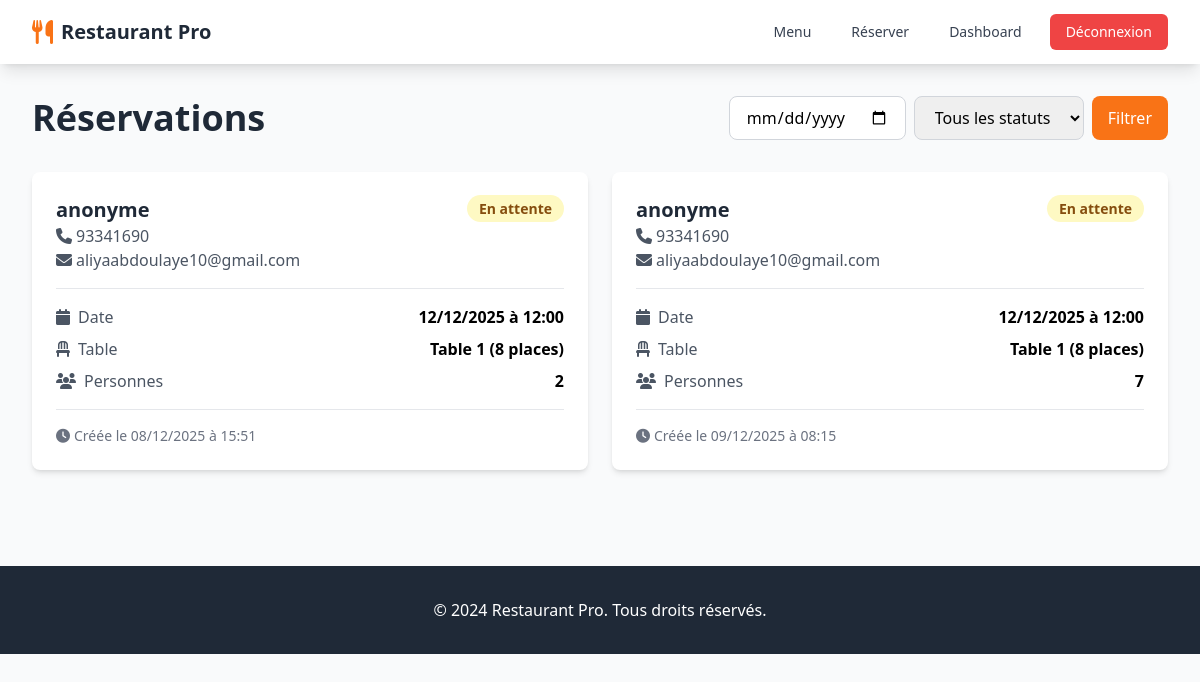
The app's page /reservations/ (signed in) with its own data.
### restaurant/models.py (models this page shows, shortened)
class Reservation(models.Model):
    STATUS_CHOICES = [
        ('EN_ATTENTE', 'En attente'),
        ('CONFIRMEE', 'Confirmee'),
        ('ANNULEE', 'Annulee'),
        ('TERMINEE', 'Terminee'),
    ]
    client_nom = models.CharField(max_length=200)
    client_telephone = models.CharField(max_length=20)
    client_email = models.EmailField(blank=True)
    table = models.ForeignKey(
        Table,
        on_delete=models.CASCADE,
        related_name='reservations'
    )
    nombre_personnes = models.IntegerField(
        validators=[MinValueValidator(1)]
    )
    date_reservation = models.DateTimeField()
    date_creation = models.DateTimeField(auto_now_add=True)
    statut = models.CharField(
        max_length=20,
        choices=STATUS_CHOICES,
        default='EN_ATTENTE'
    )
    notes = models.TextField(blank=True)
    class Meta:
        verbose_name = "Reservation"
        verbose_name_plural = "Reservations"
        ordering = ['-date_reservation']

class Table(models.Model):
    numero = models.IntegerField(unique=True)
    capacite = models.IntegerField(
        validators=[MinValueValidator(1)]
    )
    disponible = models.BooleanField(default=True)
    class Meta:
        verbose_name = "Table"
        verbose_name_plural = "Tables"
        ordering = ['numero']

### restaurant/views.py (the view)
@login_required
def liste_reservations(request):
    date_filter = request.GET.get('date')
    statut_filter = request.GET.get('statut')
    reservations = Reservation.objects.all()
    if date_filter:
        reservations = reservations.filter(
            date_reservation__date=date_filter
        )
    if statut_filter:
        reservations = reservations.filter(statut=statut_filter)
    context = {
        'reservations': reservations,
    }
    return render(
        request,
        'restaurant/liste_reservations.html',
        context
    )

### restaurant/templates/restaurant/liste_reservations.html (shortened to what this page needs)
{% extends 'restaurant/base.html' %}
{% block content %}
<div class="mb-8 flex justify-between items-center">
    <h1 class="text-4xl font-bold text-gray-800">Réservations</h1>
    <form method="get" class="flex gap-2">
        <input type="date" name="date" value="{{ request.GET.date }}"
               class="px-4 py-2 border border-gray-300 rounded-lg">
        <select name="statut" class="px-4 py-2 border border-gray-300 rounded-lg">
            <option value="">Tous les statuts</option>
        </select>
        <button type="submit" class="bg-orange-500 text-white px-4 py-2 rounded-lg hover:bg-orange-600">
            Filtrer
        </button>
    </form>
</div>
<div class="grid grid-cols-1 md:grid-cols-2 gap-6">
    {% for reservation in reservations %}
    <div class="bg-white rounded-lg shadow-md p-6 hover:shadow-xl transition-shadow">
        <div class="flex justify-between items-start mb-4">
            <div>
                <h3 class="text-xl font-bold text-gray-800">{{ reservation.client_nom }}</h3>
                <p class="text-gray-600">
                    <i class="fas fa-phone mr-1"></i>{{ reservation.client_telephone }}
                </p>
                {% if reservation.client_email %}
                <p class="text-gray-600">
                    <i class="fas fa-envelope mr-1"></i>{{ reservation.client_email }}
                </p>
                {% endif %}
            </div>
            <div>
                {% if reservation.statut == 'EN_ATTENTE' %}
                <span class="px-3 py-1 bg-yellow-100 text-yellow-800 rounded-full text-sm font-semibold">
                    En attente
                </span>
                {% elif reservation.statut == 'CONFIRMEE' %}
                <span class="px-3 py-1 bg-green-100 text-green-800 rounded-full text-sm font-semibold">
                    Confirmée
                </span>
                {% elif reservation.statut == 'ANNULEE' %}
                <span class="px-3 py-1 bg-red-100 text-red-800 rounded-full text-sm font-semibold">
                    Annulée
                </span>
                {% else %}
                <span class="px-3 py-1 bg-gray-100 text-gray-800 rounded-full text-sm font-semibold">
                    Terminée
                </span>
                {% endif %}
            </div>
        </div>
        <div class="border-t border-b py-4 my-4 space-y-2">
            <div class="flex justify-between">
                <span class="text-gray-600"><i class="fas fa-calendar mr-2"></i>Date</span>
                <span class="font-semibold">{{ reservation.date_reservation|date:"d/m/Y à H:i" }}</span>
            </div>
            <div class="flex justify-between">
                <span class="text-gray-600"><i class="fas fa-chair mr-2"></i>Table</span>
                <span class="font-semibold">Table {{ reservation.table.numero }} ({{ reservation.table.capacite }} places)</span>
            </div>
            <div class="flex justify-between">
                <span class="text-gray-600"><i class="fas fa-users mr-2"></i>Personnes</span>
                <span class="font-semibold">{{ reservation.nombre_personnes }}</span>
            </div>
        </div>
        <div class="text-sm text-gray-500">
            <i class="fas fa-clock mr-1"></i>Créée le {{ reservation.date_creation|date:"d/m/Y à H:i" }}
        </div>
    </div>
    {% empty %}
    <div class="col-span-2 bg-white rounded-lg shadow-md p-12 text-center">
        <i class="fas fa-calendar-times text-gray-400 text-6xl mb-4"></i>
        <p class="text-xl text-gray-600">Aucune réservation trouvée</p>
    </div>
    {% endfor %}
</div>
{% endblock %}

### records on screen
Reservation: client_nom "anonyme", client_telephone "93341690", client_email "aliyaabdoulaye10@gmail.com", statut "En attente", date_reservation "12/12/2025 à 12:00", table.numero "1", table.capacite "8", nombre_personnes "2", date_creation "08/12/2025 à 15:51"
Reservation: client_nom "anonyme", client_telephone "93341690", client_email "aliyaabdoulaye10@gmail.com", statut "En attente", date_reservation "12/12/2025 à 12:00", table.numero "1", table.capacite "8", nombre_personnes "7", date_creation "09/12/2025 à 08:15"
